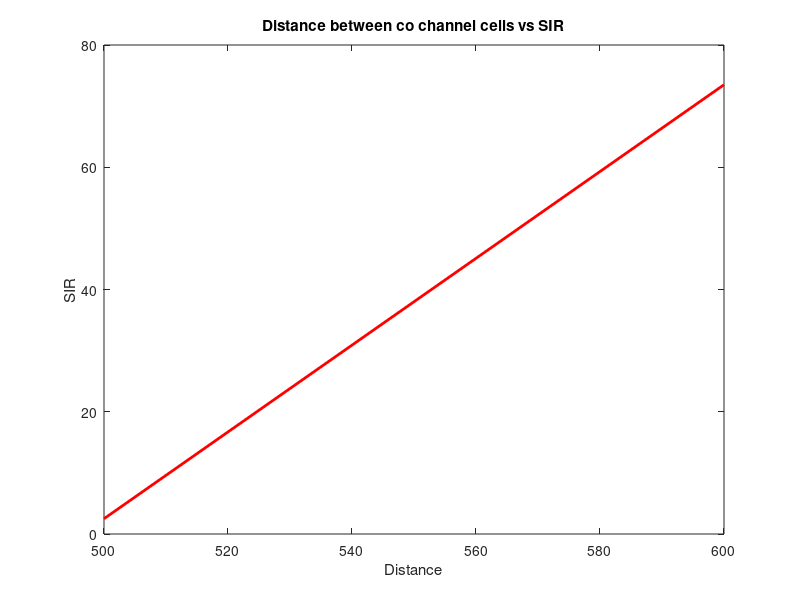

Recreate this plot in MATLAB.
clc 
clear all 
close all 

D = 500:100:600;
R = 5000;
n = [2,4];
N = [5,7];

q = sqrt(3.*N);

ans = (q.^n)./6;

plot(D,ans,'r-','LineWidth',2);
xlabel("Distance");
ylabel("SIR");
title("Distance between co channel cells vs SIR")